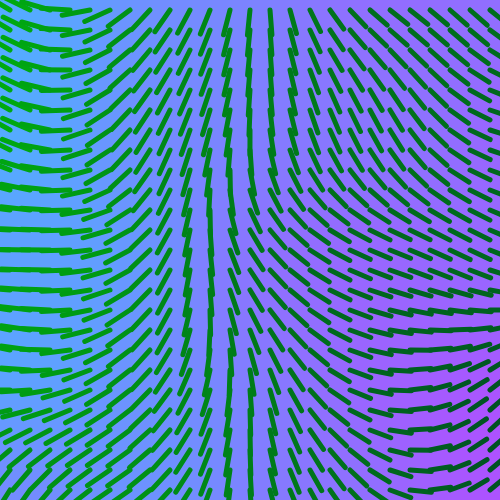
Frame 1 (no input)
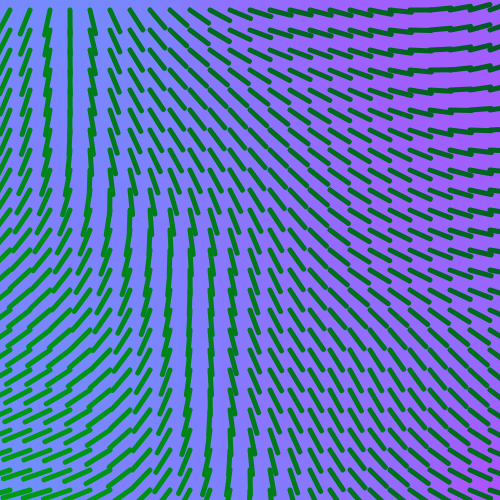
Frame 60 (no input)
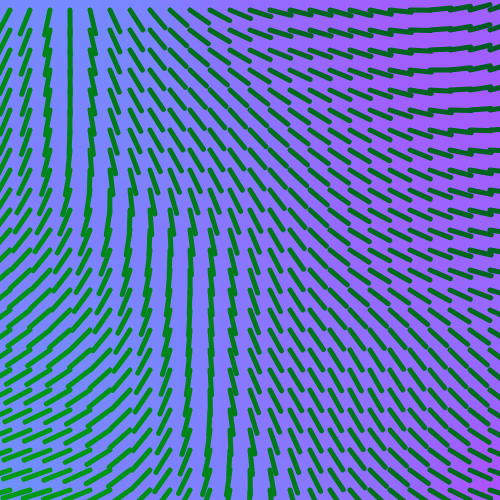
Frame 120 (the mouse pressed at the canvas centre since frame 60)

The p5.js sketch that drew these frames (run headless with seeded random() and noise() and a simulated clock; from frame 60 on, the mouse is pressed at the canvas centre):

// p5.js sketch
// ── sketch.js
var stepSize = 20;

var xCord;
function setup() {
  createCanvas(500, 500);
}
///////////////////////////////////////////////////////////////////////
function draw() {
  background(125);
  xCord = map(mouseX,0,width,10,0.01);
  colorGrid();
  compassGrid();
}
///////////////////////////////////////////////////////////////////////
function colorGrid(){
  // your code here
 
  noStroke();
  let width = 25;
  let height = 25;
  let from = color(255, 0, 255);
  let to = color(0, 255, 255);
  
  for (let i = 0; i < width; i++) {
    for (let j = 0; j < height; j++) {
      let n = noise(stepSize*i/1000, stepSize*j/1000, frameCount*xCord/800);
      //use the noise set grid color
      let lerp = lerpColor(from, to, n);
      fill(lerp);
      rect (stepSize*i, stepSize*j, stepSize, stepSize);
    }
  }
}
///////////////////////////////////////////////////////////////////////
function compassGrid(){
  // your code here
  angleMode(DEGREES);
  let width = 25;
  let height = 25;
  for (let i = 0; i < width; i++) {
    for (let j = 0; j < height; j++) {
      push();
      translate(stepSize/2+stepSize*i, stepSize/2+stepSize*j);
      let n = noise((stepSize/2+stepSize*i)/1000, (stepSize/2+stepSize*j)/1000, frameCount*xCord/1000);
      let rad = map(n, 0, 1, 0, 720);
      rotate(rad);
      //use the noise to change the length and color of line
      stroke(0,map(n,0,1,0,255),map(n,0,1,50,0));
      strokeWeight(5);
      line(0,0,0,map(n,0,1,stepSize*0.5,stepSize*2));
      pop();
    }
  }
}
